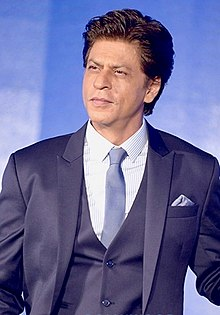
#> input picture Opencv_Course/srk photo.jpg, 220 x 315 px, found by its file name
$ python contours.py
#> lines starting #> are read from the running program, lines starting #| are printed output that depends on the picture; after the words box and inside, x2 and y2 are one past the last pixel; in counts of white or black regions, pixels touching at a corner belong together
import cv2
img_path=r"C:\Users\salma\OneDrive\Pictures\Camera Roll\srk photo.jpg"
import numpy as np

img=cv2.imread(img_path)
#> img is the input picture: shape (315, 220, 3); mean B, G, R 148.3, 104.3, 105.8
cv2.imshow("Image",img)

# Grayscaling the image

gray=cv2.cvtColor(img,cv2.COLOR_BGR2GRAY)
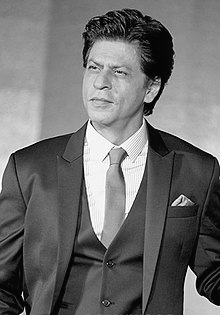
#> gray: shape (315, 220); min 2, max 255, mean 109.8
cv2.imshow("Gray",gray)


# apply blurring

blur=cv2.GaussianBlur(gray,(1,1),1.0)
cv2.imshow("Blur",blur)

# canny edge detection

edges=cv2.Canny(blur,125,150,)
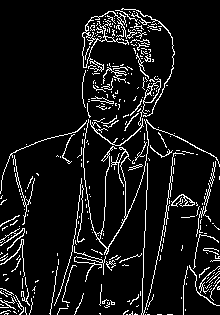
#> edges: shape (315, 220); 8.5% white in thin lines or dots
cv2.imshow("Edges",edges)

#binarizing an image

# binary_img=cv2.threshold(img,125,150,cv2.THRESH_BINARY)
ret,thresh=cv2.threshold(gray,120,150,cv2.THRESH_BINARY)
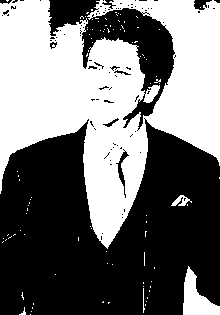
#> thresh: shape (315, 220); values 0 (black) and 150 (white), 45% white; 98 white regions (93 under 20 px)
cv2.imshow("binary image",thresh)

# finding contours.

contours,hir=cv2.findContours(thresh,cv2.RETR_EXTERNAL,cv2.CHAIN_APPROX_NONE)
#> contours = 98 contours, 95 with area under 20; largest, box (x1, y1, x2, y2) and area: (0, 0, 220, 249) 29582, (183, 266, 220, 315) 830, (171, 195, 192, 206) 84; hir = 98 rows, first 6: [1, -1, -1, -1], [2, 0, -1, -1], [3, 1, -1, -1], [4, 2, -1, -1], [5, 3, -1, -1], [6, 4, -1, -1]
print(len(contours))
#| 98

# empty image

empty_img=np.zeros(img.shape,dtype='uint8')
cv2.imshow("empty image",empty_img)

# draw contours

#> (the run stopped early here; a loop or call above may not have finished)
